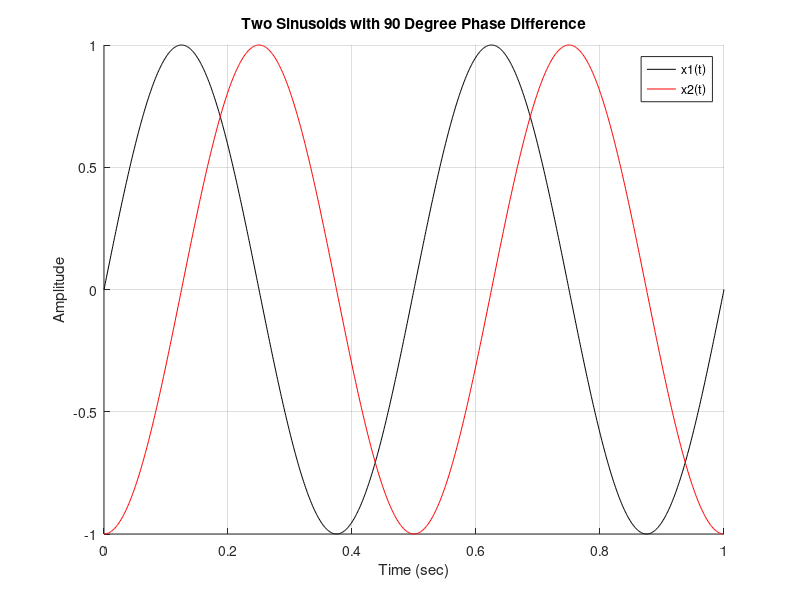

Here is the MATLAB script that generated this plot:
clc;clear;

fs = 1000; % sampling frequency
f = 2;     % signal frequency

t = 0:1/fs:1;

% Convert 90 degree to radian
phase = 90*(2*pi/360);

x1 = sin(2*pi*f*t);
x2 = sin(2*pi*f*t - phase);

hold on

plot(t,x1,'k')
plot(t,x2,'r')

grid on
xlabel('Time (sec)')
ylabel('Amplitude')

legend('x1(t)','x2(t)')
title('Two Sinusoids with 90 Degree Phase Difference')
